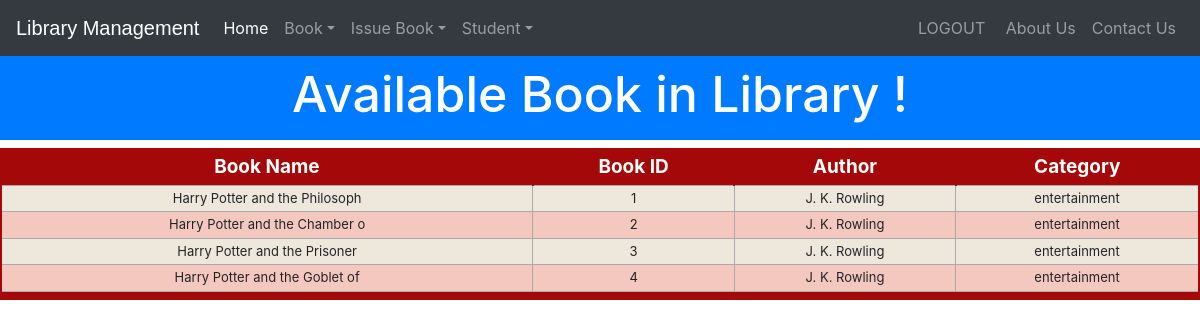
The app's page /viewbook (signed in) with its own data.
### library/models.py (models this page shows, shortened)
class Book(models.Model):
    catchoice= [
        ('education', 'Education'),
        ('entertainment', 'Entertainment'),
        ('comics', 'Comics'),
        ('biography', 'Biographie'),
        ('history', 'History'),
        ]
    name=models.CharField(max_length=30)
    isbn=models.PositiveIntegerField()
    author=models.CharField(max_length=40)
    category=models.CharField(max_length=30,choices=catchoice,default='education')

### library/views.py (the view)
# urls.py: path('viewbook', views.viewbook_view),
@login_required(login_url='adminlogin')
@user_passes_test(is_admin)
def viewbook_view(request):
    books=models.Book.objects.all()
    return render(request,'library/viewbook.html',{'books':books})

### library/views.py (called while the page is built)
def is_admin(user):
    return user.groups.filter(name='ADMIN').exists()

### templates/library/viewbook.html (shortened to what this page needs)
<!DOCTYPE html>
<html lang="en" dir="ltr">
  <head>
  </head>
  <body>
    {% include "library/navbaradmin.html" %}
    <br>
    <br>
    <h3 class="p-3 mb-2 bg-primary text-white" style = 'font-size: 50px;text-align:center;'>Available Book in Library !</h3>
{% if books%}
<table class="redTable">
<thead>
<tr>
<th>Book Name</th>
<th>Book ID</th>
<th>Author</th>
<th>Category</th>
</tr>
</thead>
<tfoot>
<tr>
<td colspan="4" rowspan="4">
</td>
</tr>
</tfoot>
<tbody>
  {% for book in books %}
    <tr>
      <td>{{book.name}}</td>
      <td>{{book.id}}</td>
      <td>{{book.author}}</td>
      <td>{{book.category}}</td>
    </tr>
  {% endfor %}
</tbody>
</table>
{%else%}
<h1>Have 0 book</h1>
{%endif%}
<br><br><br><br><br><br><br><br><br>
    {% include "library/footer.html" %}
  </body>
</html>

### templates/library/navbaradmin.html (shortened to what this page needs)
<!DOCTYPE html>
{% load static %}
<html lang="en">
<head>
<link rel="stylesheet" href="https://stackpath.bootstrapcdn.com/bootstrap/4.3.1/css/bootstrap.min.css">
<link rel="stylesheet" href="https://maxcdn.bootstrapcdn.com/font-awesome/4.7.0/css/font-awesome.min.css">
</head>
<body>
<div class="bs-example">
    <nav class="navbar navbar-expand-md bg-dark navbar-dark fixed-top">
        <a href="/" class="navbar-brand">Library Management</a>
        <div class="collapse navbar-collapse justify-content-between" id="navbarCollapse">
            <div class="navbar-nav">
                <a href="/" class="nav-item nav-link active">Home</a>
                <div class="nav-item dropdown">
                  <a href="#" class="nav-link dropdown-toggle" data-toggle="dropdown">Book</a>
                </div>
                <div class="nav-item dropdown">
                  <a href="#" class="nav-link dropdown-toggle" data-toggle="dropdown">Issue Book</a>
                </div>
                <div class="nav-item dropdown">
                  <a href="#" class="nav-link dropdown-toggle" data-toggle="dropdown">Student</a>
                </div>
            </div>
            <div class="navbar-nav">
                <a href="logout" class="nav-item nav-link">LOGOUT</a> &nbsp
                <a href="/aboutus" class="nav-item nav-link">About Us</a>
                <a href="contactus" class="nav-item nav-link">Contact Us</a>
            </div>
        </div>
    </nav>
</div>
</body>
</html>

### templates/library/footer.html
<!DOCTYPE html>
<html>
<head>
</head>
</html>

### templates/library/viewbook.html (style rules this page uses)
table.redTable { border: 2px solid #A40808; background-color: #EEE7DB; width: 100%; text-align: center; border-collapse: collapse; }
table.redTable td, table.redTable th { border: 1px solid #AAAAAA; padding: 3px 2px; }
table.redTable tbody td { font-size: 13px; }
table.redTable tr:nth-child(even) { background: #F5C8BF; }
table.redTable thead { background: #A40808; }
table.redTable thead th { font-size: 19px; font-weight: bold; color: #FFFFFF; text-align: center; border-left: 2px solid #A40808; }
table.redTable thead th:first-child { border-left: none; }
table.redTable tfoot { font-size: 13px; font-weight: bold; color: #FFFFFF; background: #A40808; }
table.redTable tfoot td { font-size: 13px; }

### templates/library/navbaradmin.html (style rules this page uses)
.bs-example { margin: 0px; }
.navbar-brand { font-size: 20px; font-family: sans-serif; }

### records on screen
Book: name "Harry Potter and the Philosoph", id "1", author "J. K. Rowling", category "entertainment"
Book: name "Harry Potter and the Chamber o", id "2", author "J. K. Rowling", category "entertainment"
Book: name "Harry Potter and the Prisoner", id "3", author "J. K. Rowling", category "entertainment"
Book: name "Harry Potter and the Goblet of", id "4", author "J. K. Rowling", category "entertainment"
